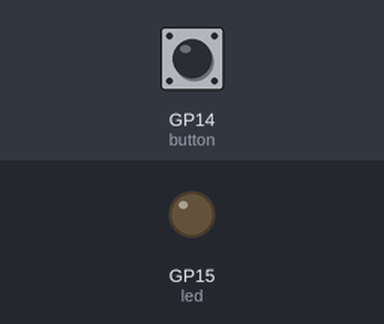
This program was run on a simulated Raspberry Pi Pico running MicroPython. Parts: output pins drawn as LEDs (lit = HIGH). The test bench sets the inputs (shaded band); at power-on: GP14 (button) HIGH.

Above: at 1.2 s.
1.3 s: GP14 (button) pulled LOW for 0.15 s
At 1.37 s:
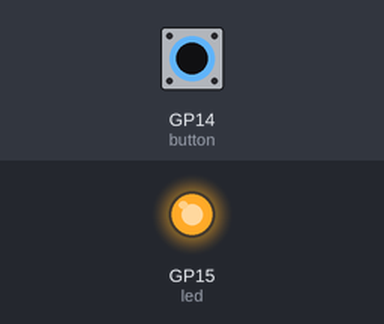
2.9 s: GP14 (button) pulled LOW for 3.2 s
At 7.4 s:
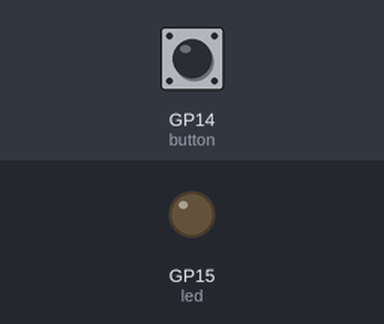
Timing chart, 0 to 8.9 s (numbered marks = the images above; inputs shaded):
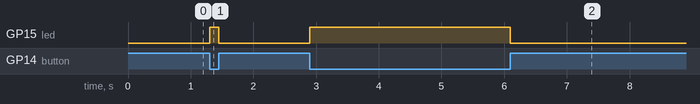

Measured:
- after the input at 1.3 s, GP15 (led): LOW → HIGH at once, → LOW 0.15 s later
- after the input at 2.9 s, GP15 (led): LOW → HIGH at once, → LOW 3.2 s later

The program:

Lab08_button_LED.py
```python
from machine import Pin
import time

# 建立 Pin 物件, 並命名為 led
led = Pin(15,Pin.OUT)

# 建立 Pin 物件, 並啟用上拉電阻, 並命名為 button
button = Pin(14,Pin.IN,Pin.PULL_UP)

while True:            # 一值重複執行
    if button.value() == 0: # 如果按下按壓開關
        led.value(1)      # 點亮 LED
    else:                 # 否則
        led.value(0)      # 熄滅 LED
```
